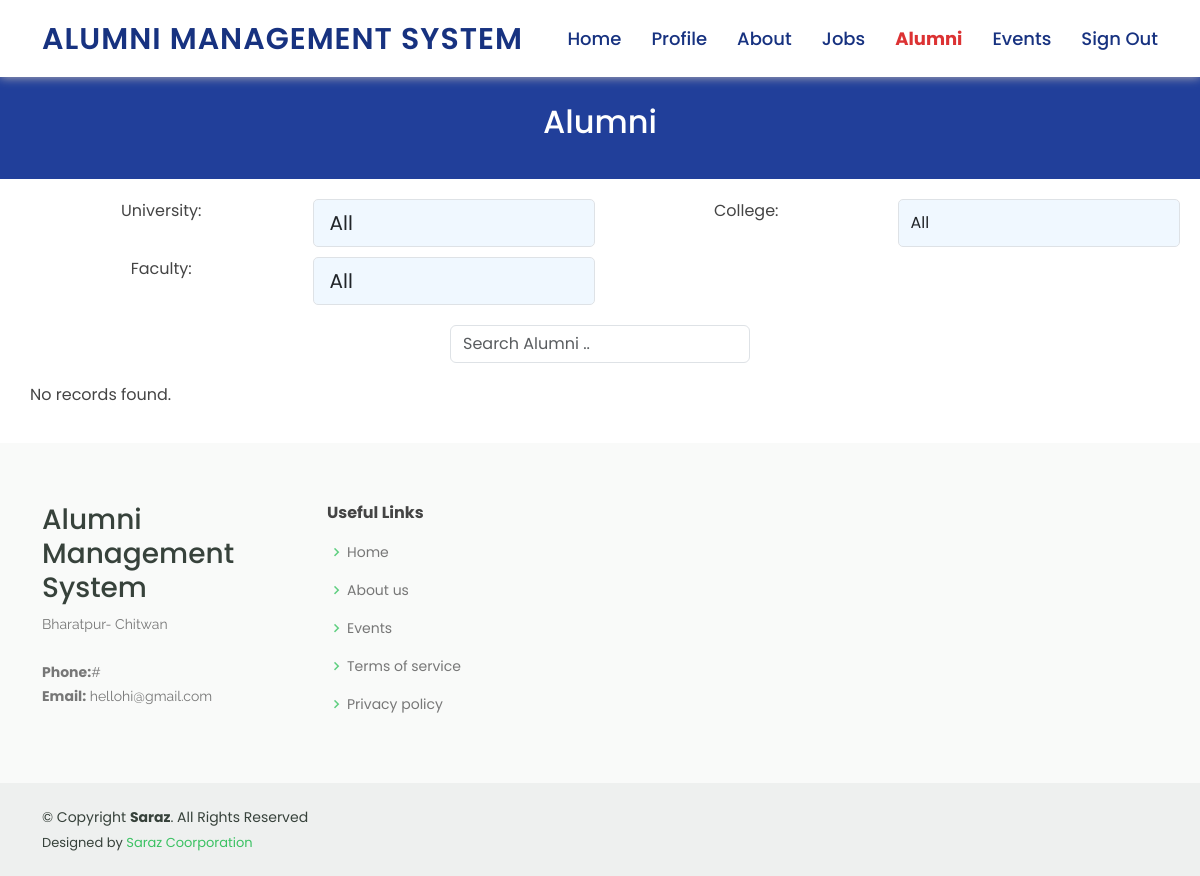
/alumni.php?page=3 (signed in), run on an earlier commit of the app's database.
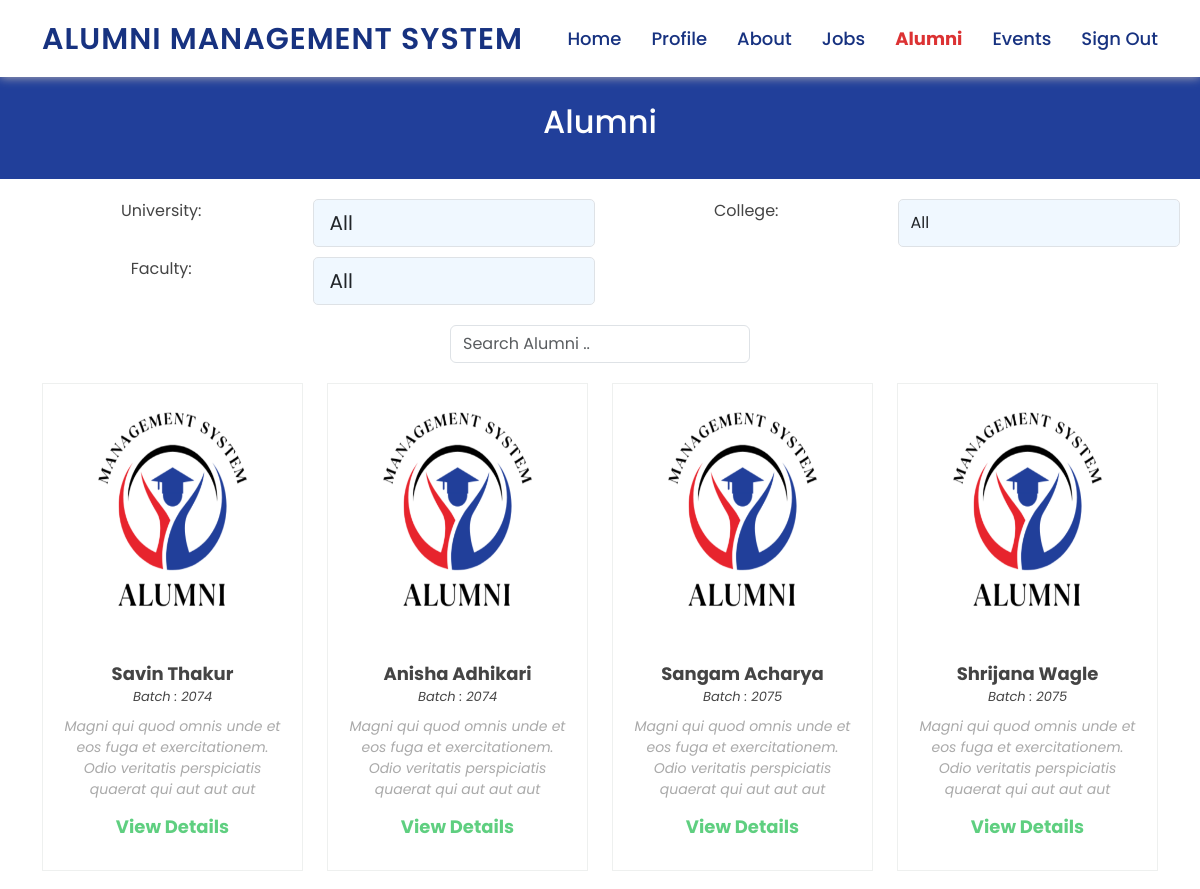
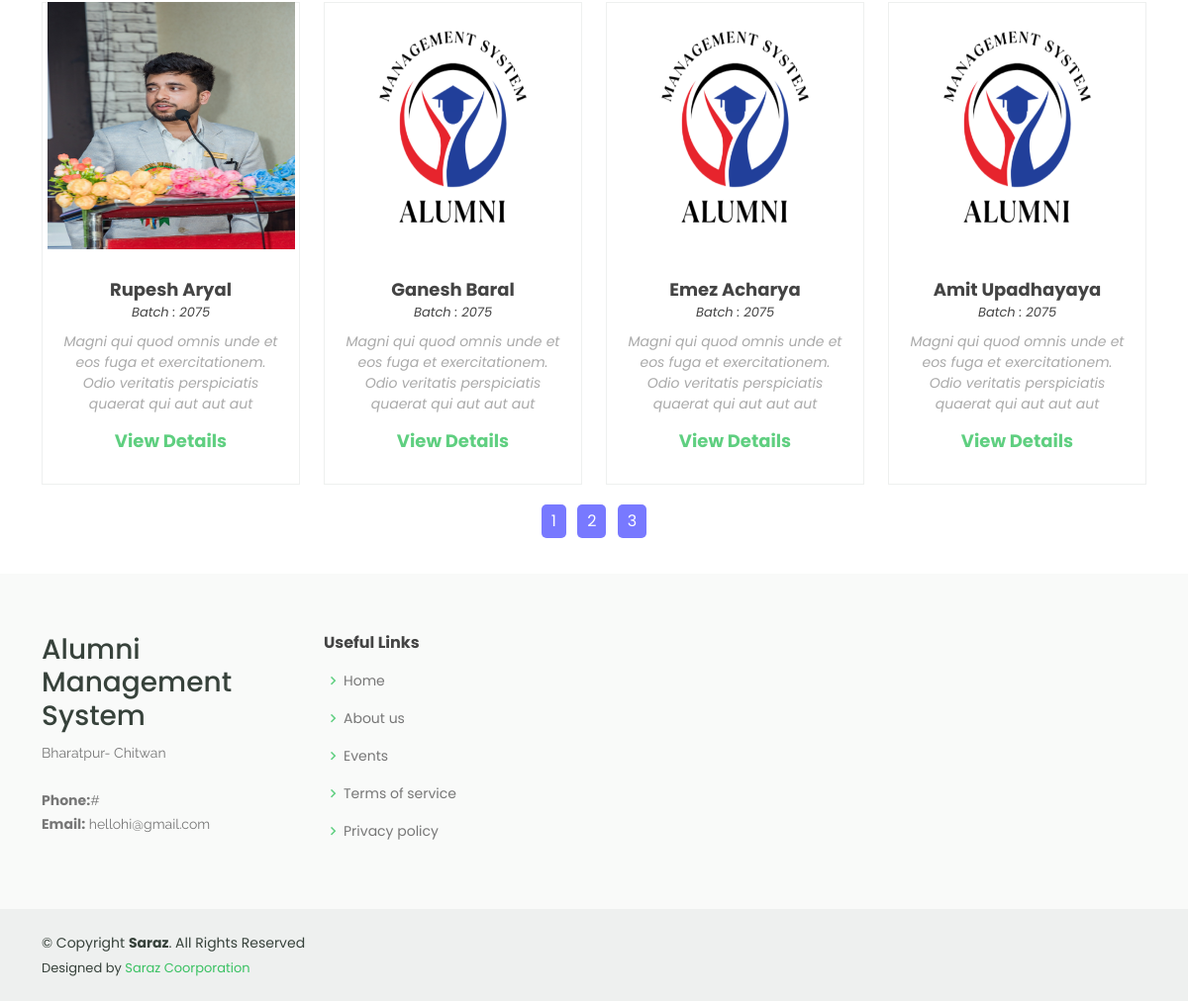
And on a later commit of the database (2 pictures, top to bottom).
### tables this page shows
CREATE TABLE `alumni` (
  `alumni_id` int(11) NOT NULL,
  `first_name` varchar(255) DEFAULT NULL,
  `middle_name` varchar(255) DEFAULT NULL,
  `last_name` varchar(255) DEFAULT NULL,
  `gender` varchar(10) DEFAULT NULL,
  `alumni_email` varchar(255) DEFAULT NULL,
  `phone` varchar(20) DEFAULT NULL,
  `batch` int(11) DEFAULT NULL,
  `university` varchar(255) DEFAULT NULL,
  `college` varchar(255) DEFAULT NULL,
  `faculty` varchar(255) DEFAULT NULL,
  `address` text DEFAULT NULL,
  `role` varchar(255) DEFAULT NULL,
  `post` varchar(255) DEFAULT NULL,
  `company` varchar(255) DEFAULT NULL,
  `project1_name` varchar(255) DEFAULT NULL,
  `project1_description` text DEFAULT NULL,
  `project2_name` varchar(255) NOT NULL,
  `project2_description` text NOT NULL,
  `alumni_image` varchar(255) DEFAULT NULL
);

### alumni.php (the view, shortened to what this page needs)
<?php
include 'head/header.php';
include 'config/db.php';
$num_per_page = 16;
if (isset($_GET["page"])) {
  $page = $_GET["page"];
} else {
  $page = 1;
}
$start_from = ($page - 1) * 16;
$sql = "select * from alumni limit $start_from, $num_per_page";
$result = $conn->query($sql);
?>
<head>
  <link href="assets/css/alumni.css" rel="stylesheet">
</head>
<main id="main" data-aos="fade-in">
  <div class="breadcrumbs">
    <div class="container">
      <h2>Alumni</h2>
    </div>
  </div>
  <div id="filter-options">
    <label for="university-select">University:</label>
    <select id="university-select" class="form-control form-control-lg">
      <option value="all" selected class="input-fields">All</option>
    </select>
    <label for="school-select" >College:</label>
    <select id="school-select"class="form-control">
      <option value="all" selected class="input-fields">All</option>
    </select>
    <label for="faculty-select">Faculty:</label>
    <select id="faculty-select" class="form-control form-control-lg">
      <option value="all" selected class="input-fields">All</option>
    </select>
  </div>
  <div style="display: flex; justify-content: center; align-items: center;">
  <input class="form-control" id="myInput" type="text" placeholder="Search Alumni .." style="width: 300px;">
</div>
  <section id="trainers" class="trainers">
    <div class="container" data-aos="fade-up">
      <div class="row" data-aos="zoom-in" data-aos-delay="100">
        <?php
        if ($result->num_rows > 0) {
          while ($row = $result->fetch_assoc()) {
            if(($row['faculty'])=="BE Computer" ){
              $computer="computer";
            }
            else if(($row['faculty'])=="BE Civil" ){
              $computer="civil";
            }
           else if (($row['faculty'])=="BE Electrical and Electronics" ){
              $computer="electrical" ;
            }
            ?>
            <div class="item pokhara utc <?=$computer?> col-lg-4 col-md-6">
              <div class="member">
                <img src="upload_images./<?= $row['alumni_image'] ?>" class="img-fluid " style="height:250px; width:250px" alt="<?= $row['alumni_image'] ?>">
                <div class="member-content">
                  <h4><?= $row['first_name'] ?> <?= $row['middle_name'] ?> <?= $row['last_name'] ?></h4>
                  <span>Batch : <?= $row['batch'] ?></span>
                  <p>
                    Magni qui quod omnis unde et eos fuga et exercitationem. Odio veritatis perspiciatis quaerat qui aut aut aut
                  </p>
                  <a href="alumni-details.php?alumni_id=<?=$row['alumni_id']?>">
                    <h4> View Details</h4>
                  </a>
                </div>
              </div>
            </div>
        <?php }
        } else {
          echo "No records found.";
        }
        ?>
      </div>
    </div>
    <div class="text-center">
      <ul class="justify-content-center list-inline">
        <?php
        $sql = "SELECT * FROM alumni";
        $result = $conn->query($sql);
        $total_records = mysqli_num_rows($result);
        $total_pages = ceil($total_records / $num_per_page);
        for ($i = 1; $i <= $total_pages; $i++) {
        ?>
          <li class="page-item list-inline-item">
            <a class="page-link" href='alumni.php?page=<?= $i ?>' style="background-color: 	 #7879FF; color: white; padding: 5px 10px; border-radius: 5px;"><?= $i ?></a>
          </li>
        <?php } ?>
      </ul>
    </div>
  </section>
</main>
<footer id="footer">
  <div class="footer-top">
    <div class="container">
      <div class="row">
        <div class="col-lg-3 col-md-6 footer-contact">
          <h3>Alumni Management System</h3>
          <p> Bharatpur- Chitwan <br><br>
            <strong>Phone:</strong>#<br>
            <strong>Email:</strong> hellohi@gmail.com<br>
          </p>
        </div>
        <div class="col-lg-2 col-md-6 footer-links">
          <h4>Useful Links</h4>
          <ul>
            <li><i class="bx bx-chevron-right"></i> <a href="#">Home</a></li>
            <li><i class="bx bx-chevron-right"></i> <a href="about.php">About us</a></li>
            <li><i class="bx bx-chevron-right"></i> <a href="events.php">Events</a></li>
            <li><i class="bx bx-chevron-right"></i> <a href="#">Terms of service</a></li>
            <li><i class="bx bx-chevron-right"></i> <a href="#">Privacy policy</a></li>
          </ul>
        </div>
      </div>
    </div>
  </div>
  <div class="container d-md-flex py-4">
    <div class="me-md-auto text-center text-md-start">
      <div class="copyright">
        &copy; Copyright <strong><span>Saraz</span></strong>. All Rights Reserved
      </div>
      <div class="credits">
        Designed by <a href="#">Saraz Coorporation</a>
      </div>
    </div>
  </div>
</footer>
</body>
</html>

### head/header.php (shortened to what this page needs)
<!DOCTYPE html>
<html lang="en">
<head>
  <link href="assets/vendor/animate.css/animate.min.css" rel="stylesheet">
  <link href="assets/vendor/aos/aos.css" rel="stylesheet">
  <link href="assets/vendor/bootstrap/css/bootstrap.min.css" rel="stylesheet">
  <link href="assets/vendor/bootstrap-icons/bootstrap-icons.css" rel="stylesheet">
  <link href="assets/vendor/boxicons/css/boxicons.min.css" rel="stylesheet">
  <link href="assets/vendor/remixicon/remixicon.css" rel="stylesheet">
  <link href="assets/vendor/swiper/swiper-bundle.min.css" rel="stylesheet">
  <link rel="stylesheet" href="https://cdnjs.cloudflare.com/ajax/libs/font-awesome/5.15.3/css/all.min.css" />
  <link rel="stylesheet" href="https://cdnjs.cloudflare.com/ajax/libs/font-awesome/4.7.0/css/font-awesome.min.css">
  <link href="assets/css/style.css" rel="stylesheet">
</head>
<body>
  <header id="header" class="fixed-top">
    <div class="container d-flex align-items-center">
      <h1 class="logo me-auto"><a href="index.php" style="text-decoration: none;">Alumni Management System</a></h1>
      <nav id="navbar" class="navbar order-last order-lg-0">
        <ul>
          <li><a <?php if (strpos($_SERVER['PHP_SELF'], 'index.php')) echo 'class="active"'; ?> href="index.php">Home</a></li>
          <?php
          if (isset($_SESSION['is_login'])) { ?>
            <li><a <?php if (strpos($_SERVER['PHP_SELF'], 'profile.php')) echo 'class="active"'; ?> href="profile.php">Profile</a></li>
          <?php } ?>
          <li><a <?php if (strpos($_SERVER['PHP_SELF'], 'about.php')) echo 'class="active"'; ?> href="about.php">About</a></li>
          <li><a <?php if ((strpos($_SERVER['PHP_SELF'], 'jobs.php')) || (strpos($_SERVER['PHP_SELF'], 'jobs-details.php'))) echo 'class="active"'; ?> href="jobs.php">Jobs</a></li>
          <li><a <?php if ((strpos($_SERVER['PHP_SELF'], 'alumni.php')) || (strpos($_SERVER['PHP_SELF'], 'alumni-details.php'))) echo 'class="active"'; ?> href="alumni.php">Alumni</a></li>
          <li><a <?php if ((strpos($_SERVER['PHP_SELF'], 'events.php')) || (strpos($_SERVER['PHP_SELF'], 'events-details.php'))) echo 'class="active"'; ?> href="events.php">Events</a></li>
          <?php
          if (!isset($_SESSION['is_login'])) { ?>
            <li><a <?php if (strpos($_SERVER['PHP_SELF'], 'login.php')) echo 'class="active"'; ?>href="login.php">Sign In</a></li>
            <li><a <?php if (strpos($_SERVER['PHP_SELF'], 'register.php')) echo 'class="active"'; ?>href="register.php">Sign Up</a></li>
          <?php } else { ?>
            <li><a href="logout.php">Sign Out</a></li>
          <?php } ?>
        </ul>
      </nav>
    </div>
  </header>

### assets/css/style.css (style rules this page uses)
* { font-family: "Poppins", sans-serif; }
body { color: #444444; }
a { color: #5fcf80; text-decoration: none; }
#header { background:#ffffff; transition: all 0.5s; z-index: 997; padding: 15px 0; box-shadow: 0px 0 10px rgb(191, 185, 185); }
#header .logo { font-size: 30px; margin: 0; padding: 0; line-height: 1; font-weight: 600; letter-spacing: 1px; text-transform: uppercase; }
#header .logo a { color: #173280; }
.navbar { padding: 0; }
.navbar ul { margin: 0; padding: 0; display: flex; list-style: none; align-items: center; }
.navbar li { position: relative; }
.navbar a, .navbar a:focus { display: flex; align-items: center; justify-content: space-between; padding: 10px 0 10px 30px; font-size: 18px; font-weight: 500; color: #173280; white-space: nowrap; transition: 0.3s; }
.navbar a:hover, .navbar .active, .navbar .active:focus, .navbar li:hover>a { color:#DC3233; font-weight: bolder; }
section { padding: 20px 0; overflow: hidden; }
.breadcrumbs { margin-top: 73px; text-align: center; background-color:#213f9a; ; padding: 30px 0; color: #fff; }
.breadcrumbs h2 { font-size: 32px; font-weight: 500; }
.trainers .member { text-align: center; margin-bottom: 20px; background: #fff; border: 1px solid #eef0ef; }
.trainers .member img { margin: -1px -1px 30px -1px; }
.trainers .member .member-content { padding: 0 20px 30px 20px; }
.trainers .member h4 { font-weight: 700; margin-bottom: 2px; font-size: 18px; }
.trainers .member span { font-style: italic; display: block; font-size: 13px; }
.trainers .member p { padding-top: 10px; font-size: 14px; font-style: italic; color: #aaaaaa; }
.item { display: none; }
.show { display: block; }
#filter-options { text-align: center; }
#filter-options label { display: block; margin-bottom: 10px; }
@media screen and (min-width: 993px) and (max-width: 1200px) { #filter-options { display: grid; grid-template-columns: repeat(4, 1fr); grid-gap: 10px; } }
@media screen and (min-width: 993px) and (max-width: 1200px) { #filter-options select { width: 100%; } }
#footer { color: #37423b; font-size: 14px; background: #eef0ef; }
#footer .footer-top { padding: 60px 0 30px 0; background: #f9faf9; }
#footer .footer-top .footer-contact { margin-bottom: 30px; }
#footer .footer-top .footer-contact p { font-size: 14px; line-height: 24px; margin-bottom: 0; font-family: "Raleway", sans-serif; color: #777777; }
#footer .footer-top h4 { font-size: 16px; font-weight: bold; color: #444444; position: relative; padding-bottom: 12px; }
#footer .footer-top .footer-links { margin-bottom: 30px; }
#footer .footer-top .footer-links ul { list-style: none; padding: 0; margin: 0; }
#footer .footer-top .footer-links ul i { padding-right: 2px; color: #5fcf80; font-size: 18px; line-height: 1; }
#footer .footer-top .footer-links ul li { padding: 10px 0; display: flex; align-items: center; }
#footer .footer-top .footer-links ul li:first-child { padding-top: 0; }
#footer .footer-top .footer-links ul a { color: #777777; transition: 0.3s; display: inline-block; line-height: 1; }
#footer .credits { padding-top: 5px; font-size: 13px; }
#footer .credits a { color: #3ac162; transition: 0.3s; }

### assets/css/alumni.css (style rules this page uses)
.item { display: none; }
.show { display: block; }
#filter-options { margin: 20px; text-align: center; }
#filter-options select { border-radius: 5px; background-color: aliceblue; }
#filter-options label { display: block; margin-bottom: 10px; }
.input-field , .input-fields { font-size: 15px; background: rgba(55, 2, 2, 0.2); color: #270707; height: 35px; width: 10%; padding: 0 10px 0 45px; border: none; border-radius: 30px; outline: none; transition: .2s ease; }
.input-fields { background-color: rgb(117, 113, 113); }
@media screen and (min-width: 993px) and (max-width: 1200px) { #filter-options { display: grid; grid-template-columns: repeat(4, 1fr); grid-gap: 10px; } }
@media screen and (min-width: 993px) and (max-width: 1200px) { #filter-options select { width: 100%; } }

What changed in the data, as far as the page shows it:
added alumni: alumni_image (picture), first_name "Savin", last_name "Thakur", batch "2074"
added alumni: alumni_image (picture), first_name "Anisha", last_name "Adhikari", batch "2074"
added alumni: alumni_image (picture), first_name "Sangam", last_name "Acharya", batch "2075"
added alumni: alumni_image (picture), first_name "Shrijana", last_name "Wagle", batch "2075"
added alumni: alumni_image (picture), first_name "Rupesh", last_name "Aryal", batch "2075"
added alumni: alumni_image (picture), first_name "Ganesh", last_name "Baral", batch "2075"
added alumni: alumni_image (picture), first_name "Emez", last_name "Acharya", batch "2075"
added alumni: alumni_image (picture), first_name "Amit", last_name "Upadhayaya", batch "2075"
Also different on the page:
new list line: "1"
new list line: "2"
new list line: "3"
text no longer shown: "No records found."
